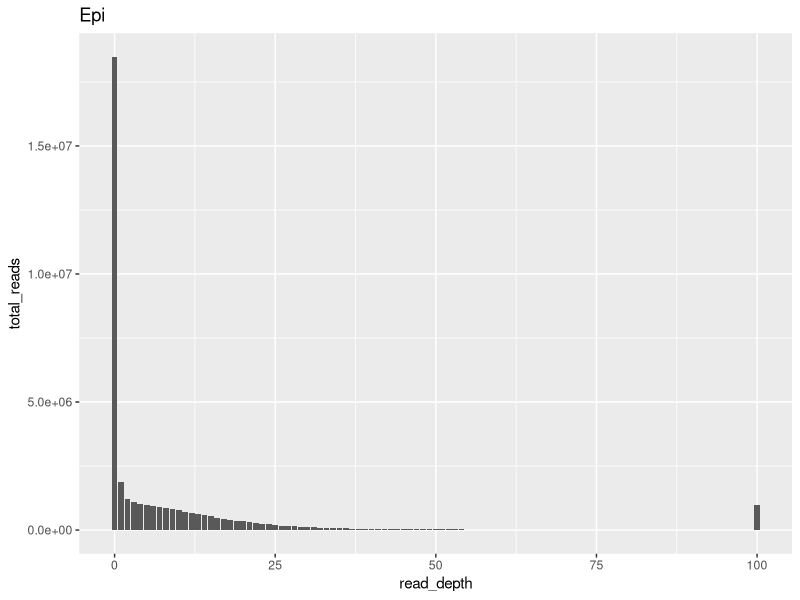
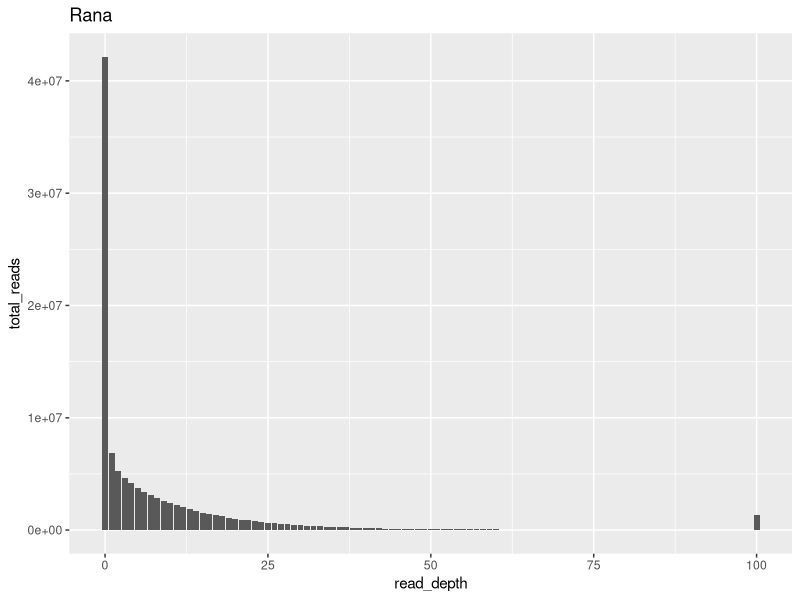

Recreate these plots in R, in order.
setwd("~/Box Sync/Epipedobates project/BIOINFORMATICS/ANALYSIS/epi_rana_radseq")

library(ggplot2)
library(tidyverse)
library(cowplot)

## This code does the following:
##     Calculates the average read depth across samples from 2bRAD data, and
##     plots the distribution of reads with given read depths.

##    FILES REQUIRED:
##          2brad_depth.txt (concatenated data from rana_total_depth.depthSample &
##          epi_total_depth.depthSample; sample IDs given in x_total_bams files)


# Process and tidy data ---------------------------------------------------

depth <- read_tsv("2brad_depth.txt")

# Tidy data into long format
depth <-
  depth %>%
  gather(key="read_depth", value="value", -taxon, -sample)

depth$read_depth <- as.integer(depth$read_depth)

# Calculate avg read depth across reads, per sample and per taxon
sample_avg_epi <-
  depth %>%
  filter(taxon=="epi") %>%
  group_by(sample) %>%
  summarize(avg_depth=sum(read_depth*value/sum(value)))

sample_avg_rana <-
  depth %>%
  filter(taxon=="rana") %>%
  group_by(sample) %>%
  summarize(avg_depth=sum(read_depth*value/sum(value)))

# Now, calculate the avg read depth across all samples per taxon
sample_avg_epi %>%
  summarize(mean(avg_depth)) # 9.37

sample_avg_rana %>%
  summarize(mean(avg_depth)) # 8.81

# Calculate sum of reads at certain depths for plotting purposes
sum_epi <-
  depth %>%
    filter(taxon=="epi") %>%
    group_by(read_depth) %>%
    summarize(total_reads=sum(value))

sum_rana <-
  depth %>%
  filter(taxon=="rana") %>%
  group_by(read_depth) %>%
  summarize(total_reads=sum(value))


# Build figure ------------------------------------------------------------

# To look at the distribution of sample depths
sum_epi %>%
  ggplot(aes(x=read_depth, y=total_reads)) +
  geom_bar(stat="identity") +
  ggtitle("Epi")

sum_rana %>%
  ggplot(aes(x=read_depth, y=total_reads)) +
  geom_bar(stat="identity") +
  ggtitle("Rana")
